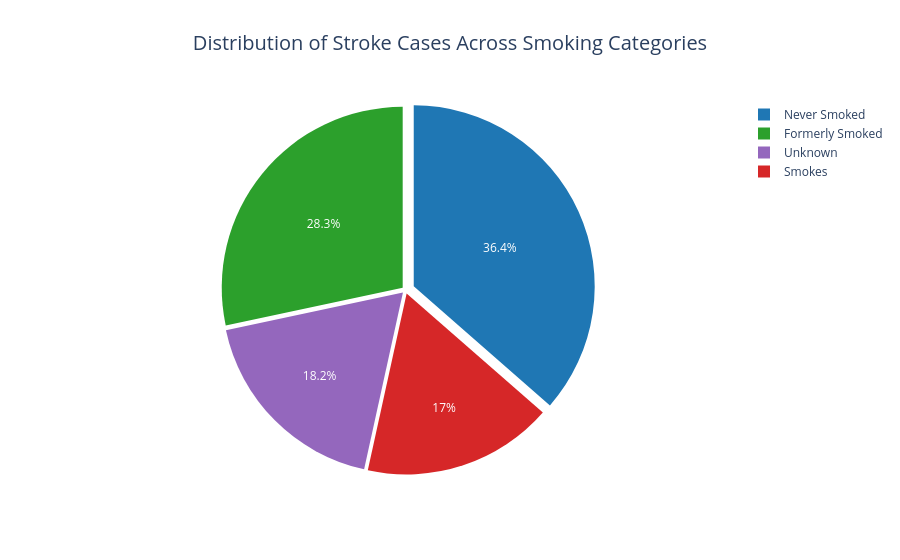

The code cell stored with this chart in its notebook:
### Markdown cell above
### (i) Stroke Cases by Smoking Status
• ***Visualization Type:-*** Pie Chart(Plotly)  
• ***Purpose:-*** To analyze how stroke cases are distributed among different smoking status categories,helping to understand whether smoking behavior is commonly associated with stroke occurences.   
• ***Insight:-*** Most stroke cases are observed among former and never smokers,while current smokers account for a smaller share in this dataset.This reflects the distribution of cases,not the actual risk level.

### Code cell
#Filter dataset to include only stroke cases
stroke_smoke=df[df["Stroke"]==1]["Smoking Status"].value_counts().reset_index()
#Rename columns in chart
stroke_smoke.columns=["Smoking Status","Count"]
#Create pie chart
fig=px.pie(stroke_smoke,names="Smoking Status",values="Count",color="Smoking Status",color_discrete_map={"Never Smoked":"#1f77b4","Formerly Smoked":"#2ca02c","Unknown":"#9467bd","Smokes":"#d62728"},title="Distribution of Stroke Cases Across Smoking Categories")
#Small spacing between slices
fig.update_traces(pull=[0.05,0.02,0.02,0.02])
#Center the title and adjust layout spacing
fig.update_layout(title=dict(x=0.5,font=dict(size=20),pad=dict(b=20)))
#Display the chart
fig.show()

### Figure 1 — Plotly figure (JSON) as saved in the notebook; plotly's stock layout.template omitted (floating-point values rounded to 4 significant figures)
{"data": [{"customdata": [["Never Smoked"], ["Formerly Smoked"], ["Unknown"], ["Smokes"]], "domain": {"x": [0, 1], "y": [0, 1]}, "hovertemplate": "Smoking Status=%{customdata[0]}<br>Count=%{value}<extra></extra>", "labels": ["Never Smoked", "Formerly Smoked", "Unknown", "Smokes"], "legendgroup": "", "marker": {"colors": ["#1f77b4", "#2ca02c", "#9467bd", "#d62728"]}, "name": "", "pull": [0.05, 0.02, 0.02, 0.02], "showlegend": true, "type": "pie", "values": [90, 70, 45, 42]}], "layout": {"legend": {"tracegroupgap": 0}, "title": {"font": {"size": 20}, "pad": {"b": 20}, "text": "Distribution of Stroke Cases Across Smoking Categories", "x": 0.5}}}
